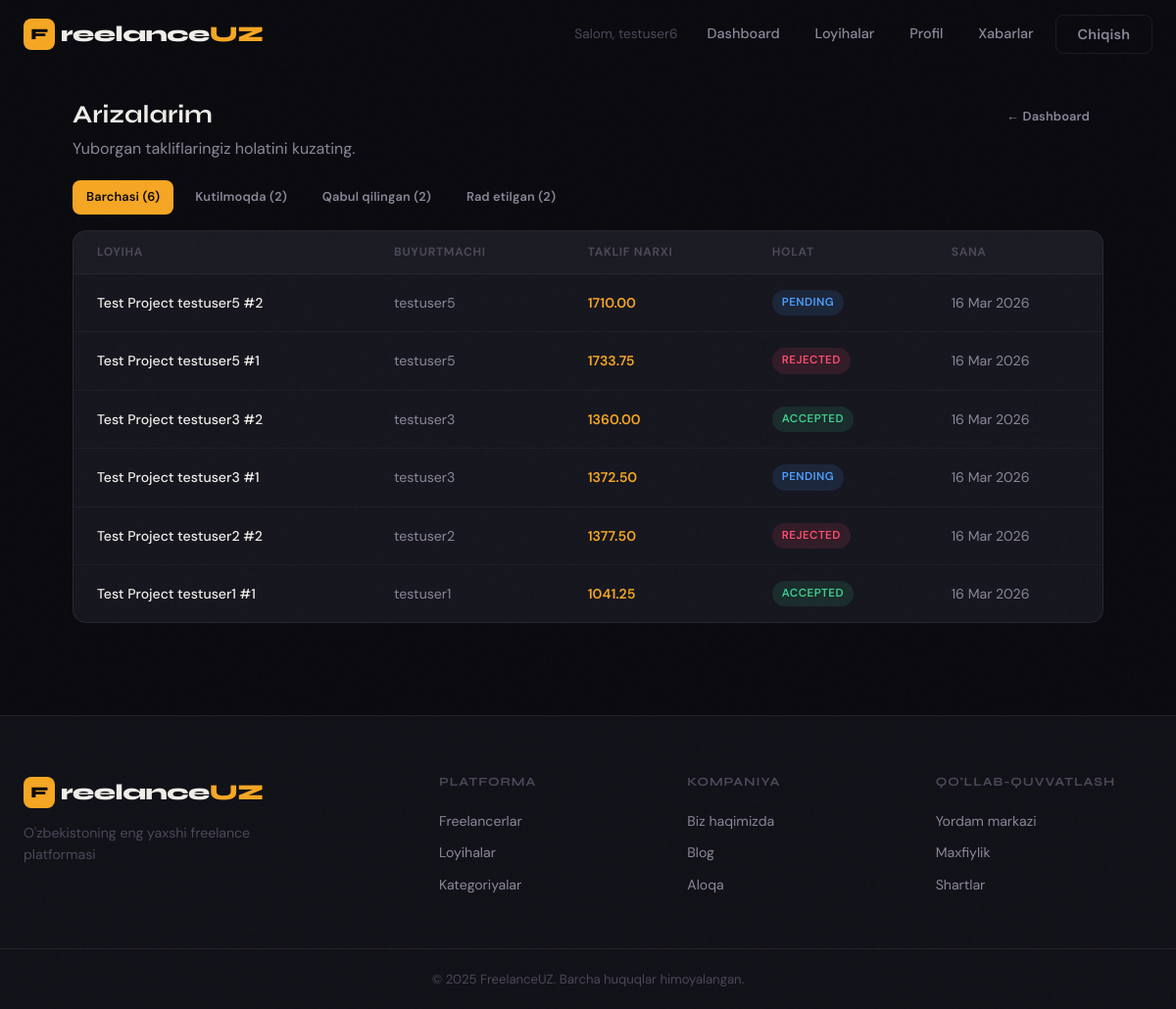
Before: /projects/proposals/ (signed in) with the older database file.
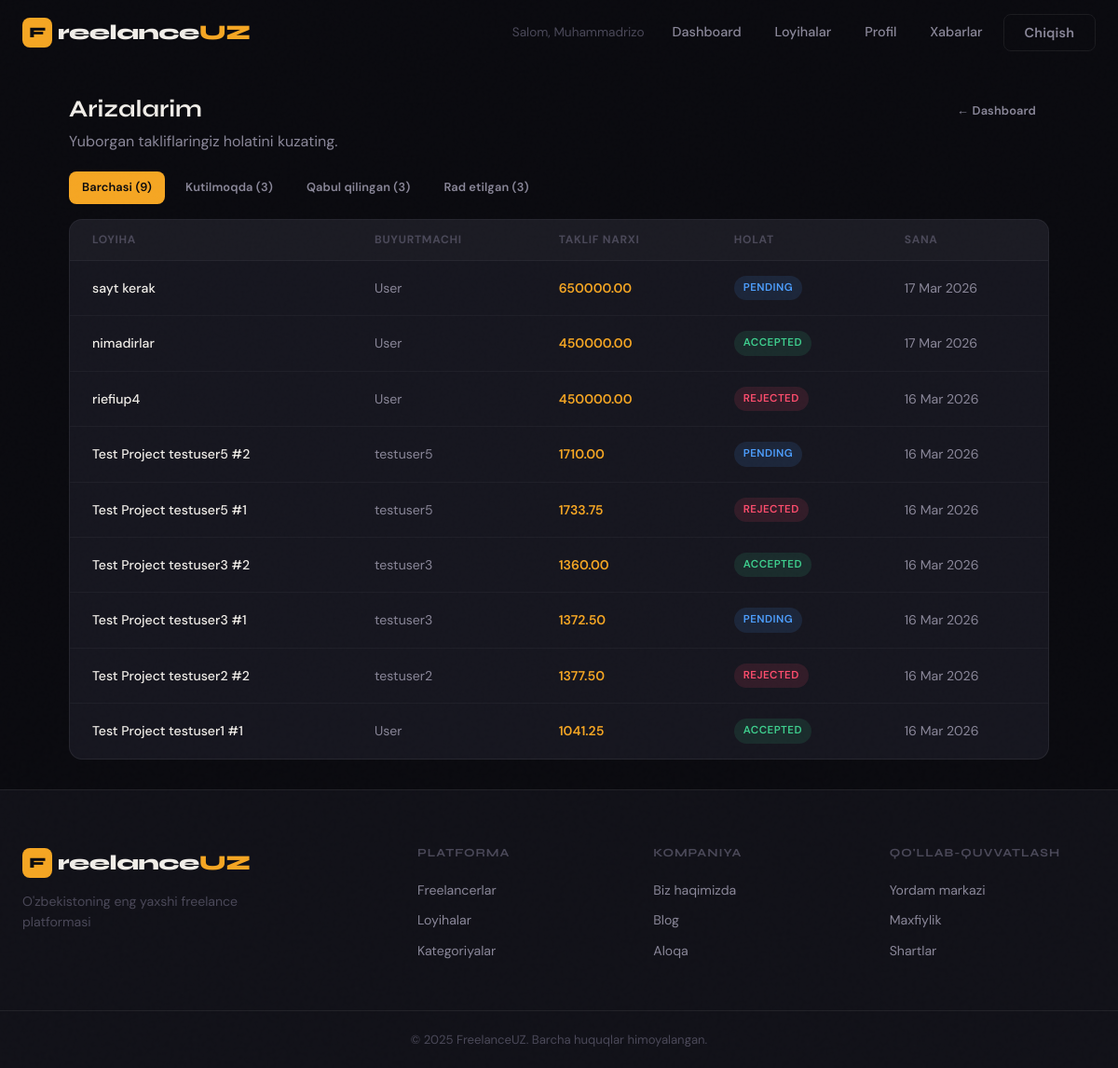
After: the same page with the newer database file.
### users/models.py (models this page shows, shortened)
class CustomUser(AbstractUser, TimeStamped):
    class Role(models.TextChoices):
        CLIENT = 'client', 'Client'
        FREELANCER = 'freelancer', 'Freelancer'
    role = models.CharField(max_length=13, choices=Role.choices, default=Role.CLIENT)
    bio = models.TextField(blank=True)
    avatar = models.ImageField(upload_to="users/avatar/", blank=True, null=True)
    phone = models.CharField(max_length=20, blank=True, null=True, unique=True)
    title = models.CharField(max_length=120, blank=True)
    location = models.CharField(max_length=120, blank=True)
    website = models.URLField(blank=True)
    telegram = models.CharField(max_length=64, blank=True)
    hourly_rate = models.DecimalField(max_digits=12, decimal_places=2, null=True, blank=True)
    cover_photo = models.ImageField(upload_to="users/cover/", blank=True, null=True)
    is_verified = models.BooleanField(default=False)
    is_online = models.BooleanField(default=False)
    categories = models.ManyToManyField("Category", blank=True, related_name="users")

### service/models.py (models this page shows, shortened)
class Bid(TimeStamped):
    class StatusChoices(models.TextChoices):
        PENDING = "Pending", "pending"
        ACCEPTED = "Accepted", "accepted"
        REJECTED = "Rejected", "rejected"
    project = models.ForeignKey(Project, on_delete=models.CASCADE, )
    freelancer = models.ForeignKey(CustomUser, on_delete=models.CASCADE)
    price = models.DecimalField(max_digits=13, decimal_places=2)
    message = models.CharField(max_length=256)
    status = models.CharField(max_length=9, choices=StatusChoices.choices)

class Project(TimeStamped):
    class StatusChoices(models.TextChoices):
        OPEN = "Open", "open"
        IN_PROGRESS = "In progress", "in_progress"
        COMPLETED = "Completed", "completed"
        CANCELLED = "Cancelled", "cancelled"
    title = models.CharField(max_length=256)
    description = models.TextField()
    category = models.CharField(max_length=120, blank=True)
    budget = models.DecimalField(max_digits=13, decimal_places=2)
    deadline = models.DateTimeField()
    client = models.ForeignKey(CustomUser, on_delete=models.CASCADE, related_name="projects")
    progress = models.PositiveSmallIntegerField(default=0)
    status = models.CharField(max_length=12, choices=StatusChoices.choices, default=StatusChoices.OPEN)

### service/views.py (the view)
# urls.py: path("proposals/", FreelancerProposalsView.as_view(), name="freelancer_proposals"),
class FreelancerProposalsView(LoginRequiredMixin, View):
    login_url = "login"
    def dispatch(self, request, *args, **kwargs):
        if request.user.role != CustomUser.Role.FREELANCER:
            return redirect("home")
        return super().dispatch(request, *args, **kwargs)
    def get(self, request):
        status = request.GET.get("status", "").lower()
        status_map = {
            "pending": Bid.StatusChoices.PENDING,
            "accepted": Bid.StatusChoices.ACCEPTED,
            "rejected": Bid.StatusChoices.REJECTED,
        }
        qs = Bid.objects.filter(freelancer=request.user).select_related("project", "project__client")
        if status in status_map:
            qs = qs.filter(status=status_map[status])
        qs = qs.order_by("-created_at")
        context = {
            "proposals": qs,
            "active_filter": status,
            "count_all": Bid.objects.filter(freelancer=request.user).count(),
            "count_pending": Bid.objects.filter(
                freelancer=request.user, status=Bid.StatusChoices.PENDING
            ).count(),
            "count_accepted": Bid.objects.filter(
                freelancer=request.user, status=Bid.StatusChoices.ACCEPTED
            ).count(),
            "count_rejected": Bid.objects.filter(
                freelancer=request.user, status=Bid.StatusChoices.REJECTED
            ).count(),
        }
        return render(request, "freelancer_proposals.html", context)

### templates/freelancer_proposals.html (shortened to what this page needs)
{% extends 'base.html' %}
{% load static %}
{% block content %}
<div style="max-width:1100px;margin:0 auto;padding:32px 24px;">
  <div style="display:flex;align-items:flex-start;justify-content:space-between;gap:16px;flex-wrap:wrap;margin-bottom:20px;">
    <div>
      <h1 style="font-size:1.6rem;margin-bottom:6px;">Arizalarim</h1>
      <p style="color:var(--text-secondary);">Yuborgan takliflaringiz holatini kuzating.</p>
    </div>
    <a href="{% url 'home' %}" class="btn btn-ghost btn-sm">← Dashboard</a>
  </div>
  <div style="display:flex;gap:8px;flex-wrap:wrap;margin-bottom:16px;">
    <a href="{% url 'freelancer_proposals' %}"
       class="btn btn-sm {% if not active_filter %}btn-primary{% else %}btn-ghost{% endif %}">
      Barchasi ({{ count_all }})
    </a>
    <a href="{% url 'freelancer_proposals' %}?status=pending"
       class="btn btn-sm {% if active_filter == 'pending' %}btn-primary{% else %}btn-ghost{% endif %}">
      Kutilmoqda ({{ count_pending }})
    </a>
    <a href="{% url 'freelancer_proposals' %}?status=accepted"
       class="btn btn-sm {% if active_filter == 'accepted' %}btn-primary{% else %}btn-ghost{% endif %}">
      Qabul qilingan ({{ count_accepted }})
    </a>
    <a href="{% url 'freelancer_proposals' %}?status=rejected"
       class="btn btn-sm {% if active_filter == 'rejected' %}btn-primary{% else %}btn-ghost{% endif %}">
      Rad etilgan ({{ count_rejected }})
    </a>
  </div>
  <div class="table-container">
    <table>
      <thead>
        <tr>
          <th>Loyiha</th>
          <th>Buyurtmachi</th>
          <th>Taklif narxi</th>
          <th>Holat</th>
          <th>Sana</th>
        </tr>
      </thead>
      <tbody>
        {% if proposals %}
          {% for proposal in proposals %}
          <tr>
            <td style="color:var(--text-primary);font-weight:500;">{{ proposal.project.title }}</td>
            <td>{{ proposal.project.client.get_full_name|default:proposal.project.client.username }}</td>
            <td style="color:var(--accent);font-weight:600;">{{ proposal.price }}</td>
            <td>
              {% with status=proposal.status|lower %}
                <span class="badge {% if status == 'accepted' %}badge-success{% elif status == 'rejected' %}badge-danger{% else %}badge-info{% endif %}">
                  {{ proposal.get_status_display }}
                </span>
              {% endwith %}
            </td>
            <td>{{ proposal.created_at|date:"d M Y" }}</td>
          </tr>
          {% endfor %}
        {% else %}
          <tr>
            <td colspan="5" style="text-align:center;color:var(--text-muted);padding:24px;">
              Hozircha arizalar yo'q
            </td>
          </tr>
        {% endif %}
      </tbody>
    </table>
  </div>
</div>
{% endblock %}

### templates/base.html (shortened to what this page needs)
<!DOCTYPE html>
<html lang="uz">
<head>
    {% load static %}
    <link rel="stylesheet" href="{% static 'css/main.css' %}">
</head>
<body class="{% block body_class %}{% endblock %}">
<nav class="navbar" id="navbar">
    <div class="nav-container">
        <a href="{% url 'home' %}" class="nav-logo">
            <span class="logo-mark">F</span>
            <span class="logo-text">reelance<em>UZ</em></span>
        </a>
        <div class="nav-links">
            {% if user.is_authenticated %}
                <span class="nav-greeting">Salom, {{ user.first_name|default:user.username }}</span>
                <a href="{% url 'home' %}" class="nav-link">Dashboard</a>
                {% if user.role == 'freelancer' %}
                    <a href="{% url 'project_list' %}" class="nav-link">Loyihalar</a>
                {% endif %}
                <a href="{% url 'profile' %}" class="nav-link">Profil</a>
                <a href="{% url 'chat' %}" class="nav-link">Xabarlar</a>
                <form action="{% url 'logout' %}" method="post" class="logout-form">
                    <button type="submit" class="btn btn-outline">Chiqish</button>
                </form>
            {% else %}
                <a href="{% url 'login' %}" class="nav-link">Kirish</a>
                <a href="{% url 'signup' %}" class="btn btn-primary">Ro'yxatdan o'tish</a>
            {% endif %}
        </div>
    </div>
</nav>
<main class="main-content">
    {% block content %}{% endblock %}
</main>
<footer class="footer">
    <div class="footer-container">
        <div class="footer-brand">
            <a href="{% url 'home' %}" class="nav-logo">
                <span class="logo-mark">F</span>
                <span class="logo-text">reelance<em>UZ</em></span>
            </a>
            <p>O'zbekistoning eng yaxshi freelance platformasi</p>
        </div>
        <div class="footer-links">
            <div class="footer-col">
                <h4>Platforma</h4>
                <a href="{% url 'home' %}">Freelancerlar</a>
                <a href="{% url 'home' %}">Loyihalar</a>
                <a href="{% url 'home' %}">Kategoriyalar</a>
            </div>
            <div class="footer-col">
                <h4>Kompaniya</h4>
                <a href="{% url 'home' %}">Biz haqimizda</a>
                <a href="{% url 'home' %}">Blog</a>
                <a href="{% url 'home' %}">Aloqa</a>
            </div>
            <div class="footer-col">
                <h4>Qo'llab-quvvatlash</h4>
                <a href="{% url 'home' %}">Yordam markazi</a>
                <a href="{% url 'home' %}">Maxfiylik</a>
                <a href="{% url 'home' %}">Shartlar</a>
            </div>
        </div>
    </div>
    <div class="footer-bottom">
        <p>© 2025 FreelanceUZ. Barcha huquqlar himoyalangan.</p>
    </div>
</footer>
</body>
</html>

Changed rows visible on the page:
changed CustomUser: first_name "testuser6" → "Muhammadrizo"
added Bid: project "sayt kerak", project.client.get_full_name "User", price "650000.00", status "PENDING", created_at "17 Mar 2026"
added Bid: project "nimadirlar", project.client.get_full_name "User", price "450000.00", status "ACCEPTED", created_at "17 Mar 2026"
added Bid: project "riefiup4", project.client.get_full_name "User", price "450000.00", status "REJECTED", created_at "16 Mar 2026"
changed through a linked row, Bid "Test Project testuser1 #1": project.client.get_full_name "testuser1" → "User"
Other visible differences:
{{ count_all }}: "6" → "9"
{{ count_pending }}: "2" → "3"
{{ count_accepted }}: "2" → "3"
{{ count_rejected }}: "2" → "3"
